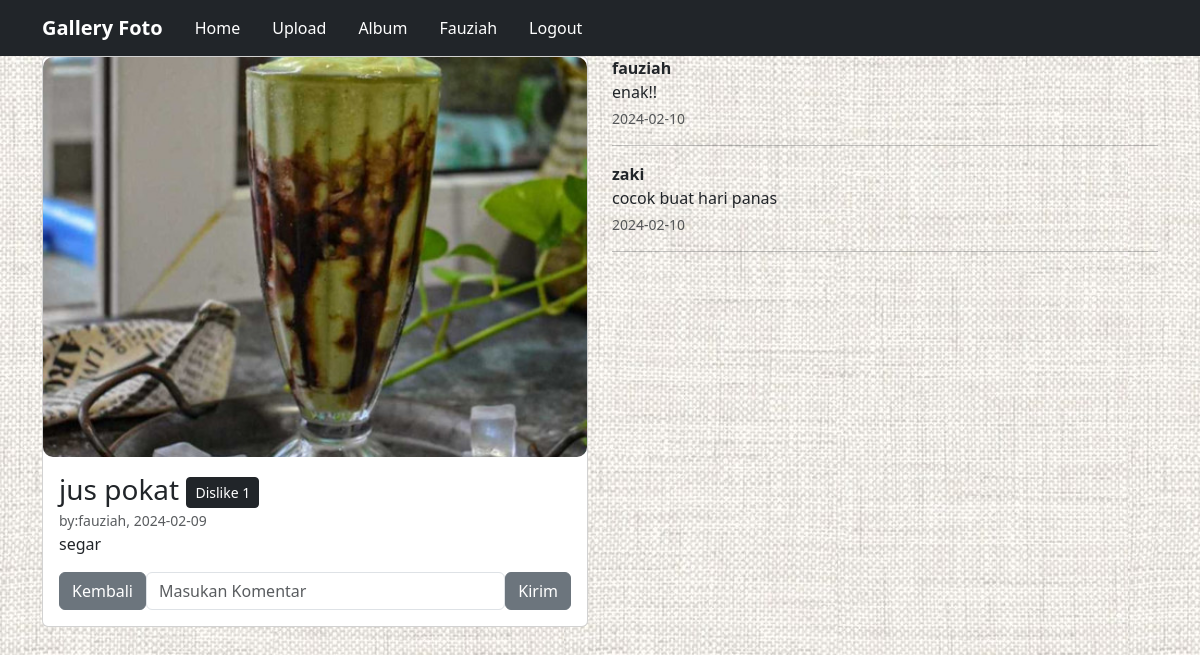
/?url=detail&&id=1 (signed in), run on the app's committed database.
### tables this page shows
CREATE TABLE `foto` (
  `fotoid` int(11) NOT NULL,
  `judulfoto` varchar(255) NOT NULL,
  `deskripsifoto` text NOT NULL,
  `tanggalungah` date NOT NULL,
  `lokasifile` varchar(255) NOT NULL,
  `albumid` int(11) NOT NULL,
  `userid` int(11) NOT NULL
);

CREATE TABLE `user` (
  `userid` int(11) NOT NULL,
  `username` varchar(255) NOT NULL,
  `password` varchar(255) NOT NULL,
  `email` varchar(255) NOT NULL,
  `namalengkap` varchar(255) NOT NULL,
  `alamat` text NOT NULL
);

CREATE TABLE `komentarfoto` (
  `komentarid` int(11) NOT NULL,
  `fotoid` int(11) NOT NULL,
  `userid` int(11) NOT NULL,
  `isikomentar` text NOT NULL,
  `tanggalkomentar` date NOT NULL
);

### page/detail.php (the view, shortened to what this page needs)
<?php
$details=mysqli_query($conn, "SELECT * FROM foto INNER JOIN user ON foto.userid=user.userid WHERE foto.fotoid='$_GET[id]'");
$data=mysqli_fetch_array($details);
$likes=mysqli_num_rows(mysqli_query($conn, "SELECT * FROM likefoto WHERE fotoid='$_GET[id]'"));
$cek=mysqli_num_rows(mysqli_query($conn, "SELECT * FROM likefoto WHERE fotoid='$_GET[id]' AND userid='".@$_SESSION['user_id']."'"));
?>
<div class="container">
   <div class="row">
      <div class="col-6">
         <div class="card">
            <img src="uploads/<?= $data['lokasifile'] ?>" alt="<?= $data['judulfoto'] ?>" class="object-fit-cover" style="max-width: 100%; height: auto; max-height: 400px;">
            <div class="card-body">
               <h3 class="card-title mb-0"><?= $data['judulfoto'] ?> <a href="<?php if(isset($_SESSION['user_id'])){echo '?url=like&&id='.$data['fotoid'].'';}else{echo 'login.php';} ?>" class="btn-dark btn btn-sm"><?php if($cek==0){echo 'Like';}else{echo 'Dislike';} ?> <?= $likes ?></a></h3>
               <small class="text-muted mb-3">by:<?= $data['username'] ?>, <?= $data['tanggalungah'] ?></small>
               <p><?= $data['deskripsifoto'] ?></p>
               <form action="?url=detail" method="post">
                  <div class="form-group d-flex flex-row">
                     <a href="?url=home" class="btn btn-secondary">Kembali</a>
                     <?php if(isset($_SESSION['user_id'])): ?>
                        <input type="text" class="form-control" name="komentar" required placeholder="Masukan Komentar">
                        <input type="submit" value="Kirim" name="submit" class="btn btn-secondary">
                     <?php endif; ?>
                  </div>
               </form>
            </div>
         </div>
      </div>
      <div class="col-6">
         <?php $UserID=@$_SESSION["user_id"]; $komen=mysqli_query($conn, "SELECT * FROM komentarfoto INNER JOIN user ON komentarfoto.Userid=user.Userid INNER JOIN foto ON komentarfoto.Fotoid=foto.Fotoid WHERE komentarfoto.Fotoid='$_GET[id]'");
         foreach($komen as $komens): ?>
         <p class="mb-0 fw-bold"><?= $komens['username'] ?></p>
         <p class="mb-1"><?= $komens['isikomentar'] ?></p>
         <p class="text-muted small mb-0"><?= $komens['tanggalkomentar'] ?></p>
         <hr>
         <?php endforeach; ?>
      </div>
   </div>
</div>

### assets/css/style.css (style rules this page uses)
img { border-radius: 10px; }

### index.php (style rules this page uses)
body { background-image: url(assets/img/denim.jpg); }

### data on the page
foto: lokasifile (picture), judulfoto "jus pokat", userid.username "fauziah", tanggalungah "2024-02-09", deskripsifoto "segar"
komentarfoto: userid.username "fauziah", isikomentar "enak!!", tanggalkomentar "2024-02-10"
komentarfoto: userid.username "zaki", isikomentar "cocok buat hari panas", tanggalkomentar "2024-02-10"

### other printed values
$_SESSION['username'] "Fauziah"
$likes "1"
